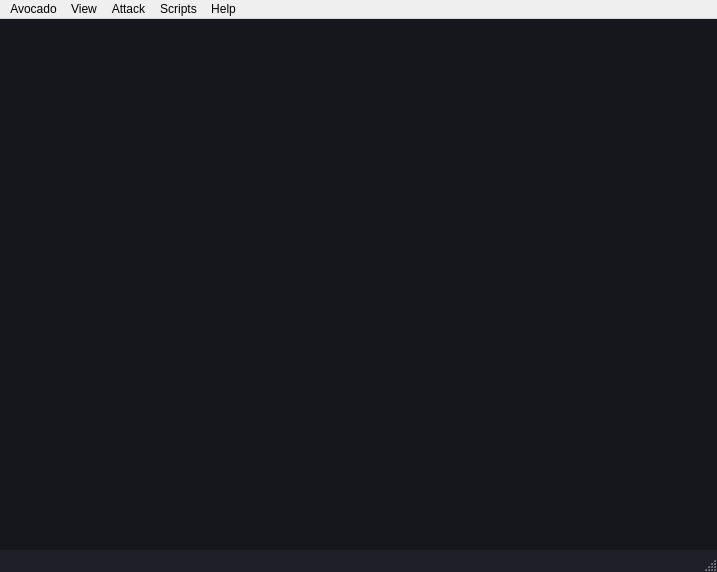
<?xml version="1.0" encoding="UTF-8"?>
<ui version="4.0">
 <class>MainWindow</class>
 <widget class="QMainWindow" name="MainWindow">
  <property name="geometry">
   <rect>
    <x>0</x>
    <y>0</y>
    <width>717</width>
    <height>572</height>
   </rect>
  </property>
  <property name="windowTitle">
   <string>Avocado 🥑</string>
  </property>
  <property name="styleSheet">
   <string notr="true">QMainWindow{
background-color:#1F1F28
}</string>
  </property>
  <widget class="QWidget" name="centralwidget">
   <property name="styleSheet">
    <string notr="true">QWidget{
background-color:#16161D
}</string>
   </property>
  </widget>
  <widget class="QMenuBar" name="menubar">
   <property name="geometry">
    <rect>
     <x>0</x>
     <y>0</y>
     <width>717</width>
     <height>24</height>
    </rect>
   </property>
   <property name="defaultUp">
    <bool>false</bool>
   </property>
   <property name="nativeMenuBar">
    <bool>true</bool>
   </property>
   <widget class="QMenu" name="menuAvocado">
    <property name="title">
     <string>Avocado</string>
    </property>
    <addaction name="actionAbout"/>
    <addaction name="actionPlaceholder_2"/>
    <addaction name="separator"/>
    <addaction name="actionPreferences"/>
    <addaction name="separator"/>
    <addaction name="actionQuit_Avocado"/>
   </widget>
   <widget class="QMenu" name="menuView">
    <property name="title">
     <string>View</string>
    </property>
    <addaction name="actionPlaceholder"/>
   </widget>
   <widget class="QMenu" name="menuAttack">
    <property name="title">
     <string>Attack</string>
    </property>
    <addaction name="actionPlaceholder_3"/>
   </widget>
   <widget class="QMenu" name="menuScripts">
    <property name="title">
     <string>Scripts</string>
    </property>
    <addaction name="actionPlaceholder_4"/>
   </widget>
   <widget class="QMenu" name="menuHelp">
    <property name="title">
     <string>Help</string>
    </property>
    <addaction name="actionPlaceholder_5"/>
   </widget>
   <addaction name="menuAvocado"/>
   <addaction name="menuView"/>
   <addaction name="menuAttack"/>
   <addaction name="menuScripts"/>
   <addaction name="menuHelp"/>
  </widget>
  <widget class="QStatusBar" name="statusbar"/>
  <action name="actionAbout">
   <property name="checkable">
    <bool>false</bool>
   </property>
   <property name="checked">
    <bool>false</bool>
   </property>
   <property name="text">
    <string>About Avocado</string>
   </property>
  </action>
  <action name="actionPreferences">
   <property name="text">
    <string>Preferences...</string>
   </property>
  </action>
  <action name="actionQuit_Avocado">
   <property name="text">
    <string>Quit Avocado</string>
   </property>
  </action>
  <action name="actionPlaceholder">
   <property name="text">
    <string>Placeholder</string>
   </property>
  </action>
  <action name="actionPlaceholder_2">
   <property name="text">
    <string>Placeholder</string>
   </property>
  </action>
  <action name="actionPlaceholder_3">
   <property name="text">
    <string>Placeholder</string>
   </property>
  </action>
  <action name="actionPlaceholder_4">
   <property name="text">
    <string>Placeholder</string>
   </property>
  </action>
  <action name="actionPlaceholder_5">
   <property name="text">
    <string>Placeholder</string>
   </property>
  </action>
 </widget>
 <resources/>
 <connections/>
</ui>
